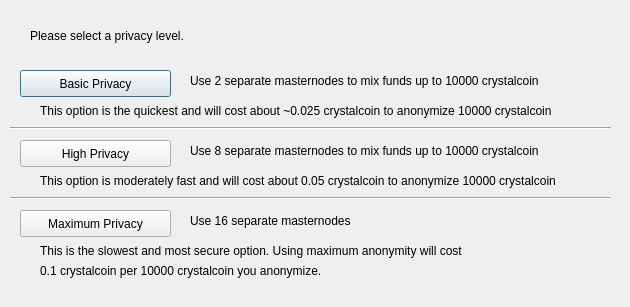
<?xml version="1.0" encoding="UTF-8"?>
<ui version="4.0">
 <class>ObfuscationConfig</class>
 <widget class="QDialog" name="ObfuscationConfig">
  <property name="geometry">
   <rect>
    <x>0</x>
    <y>0</y>
    <width>630</width>
    <height>307</height>
   </rect>
  </property>
  <property name="windowTitle">
   <string>Configure Obfuscation</string>
  </property>
  <widget class="QPushButton" name="buttonBasic">
   <property name="geometry">
    <rect>
     <x>20</x>
     <y>70</y>
     <width>151</width>
     <height>27</height>
    </rect>
   </property>
   <property name="text">
    <string>Basic Privacy</string>
   </property>
  </widget>
  <widget class="QPushButton" name="buttonHigh">
   <property name="geometry">
    <rect>
     <x>20</x>
     <y>140</y>
     <width>151</width>
     <height>27</height>
    </rect>
   </property>
   <property name="text">
    <string>High Privacy</string>
   </property>
  </widget>
  <widget class="QPushButton" name="buttonMax">
   <property name="geometry">
    <rect>
     <x>20</x>
     <y>210</y>
     <width>151</width>
     <height>27</height>
    </rect>
   </property>
   <property name="text">
    <string>Maximum Privacy</string>
   </property>
  </widget>
  <widget class="QLabel" name="label">
   <property name="geometry">
    <rect>
     <x>30</x>
     <y>20</y>
     <width>571</width>
     <height>31</height>
    </rect>
   </property>
   <property name="text">
    <string>Please select a privacy level.</string>
   </property>
  </widget>
  <widget class="QLabel" name="label_2">
   <property name="geometry">
    <rect>
     <x>190</x>
     <y>70</y>
     <width>421</width>
     <height>21</height>
    </rect>
   </property>
   <property name="text">
    <string>Use 2 separate masternodes to mix funds up to 10000 crystalcoin</string>
   </property>
  </widget>
  <widget class="QLabel" name="label_3">
   <property name="geometry">
    <rect>
     <x>190</x>
     <y>140</y>
     <width>411</width>
     <height>21</height>
    </rect>
   </property>
   <property name="text">
    <string>Use 8 separate masternodes to mix funds up to 10000 crystalcoin</string>
   </property>
  </widget>
  <widget class="QLabel" name="label_4">
   <property name="geometry">
    <rect>
     <x>190</x>
     <y>210</y>
     <width>421</width>
     <height>21</height>
    </rect>
   </property>
   <property name="text">
    <string>Use 16 separate masternodes</string>
   </property>
  </widget>
  <widget class="QLabel" name="label_6">
   <property name="geometry">
    <rect>
     <x>40</x>
     <y>100</y>
     <width>561</width>
     <height>21</height>
    </rect>
   </property>
   <property name="text">
    <string>This option is the quickest and will cost about ~0.025 crystalcoin to anonymize 10000 crystalcoin</string>
   </property>
  </widget>
  <widget class="QLabel" name="label_7">
   <property name="geometry">
    <rect>
     <x>40</x>
     <y>170</y>
     <width>561</width>
     <height>21</height>
    </rect>
   </property>
   <property name="text">
    <string>This option is moderately fast and will cost about 0.05 crystalcoin to anonymize 10000 crystalcoin</string>
   </property>
  </widget>
  <widget class="QLabel" name="label_8">
   <property name="geometry">
    <rect>
     <x>40</x>
     <y>240</y>
     <width>561</width>
     <height>21</height>
    </rect>
   </property>
   <property name="text">
    <string>This is the slowest and most secure option. Using maximum anonymity will cost</string>
   </property>
  </widget>
  <widget class="QLabel" name="label_9">
   <property name="geometry">
    <rect>
     <x>40</x>
     <y>260</y>
     <width>561</width>
     <height>21</height>
    </rect>
   </property>
   <property name="text">
    <string>0.1 crystalcoin per 10000 crystalcoin you anonymize.</string>
   </property>
  </widget>
  <widget class="Line" name="line">
   <property name="geometry">
    <rect>
     <x>10</x>
     <y>120</y>
     <width>601</width>
     <height>16</height>
    </rect>
   </property>
   <property name="orientation">
    <enum>Qt::Horizontal</enum>
   </property>
  </widget>
  <widget class="Line" name="line_2">
   <property name="geometry">
    <rect>
     <x>10</x>
     <y>190</y>
     <width>601</width>
     <height>16</height>
    </rect>
   </property>
   <property name="orientation">
    <enum>Qt::Horizontal</enum>
   </property>
  </widget>
 </widget>
 <resources/>
 <connections/>
</ui>
